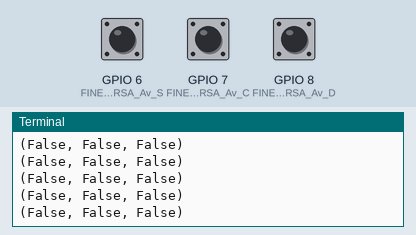
A program run on a simulated Raspberry Pi (BCM pin numbers). On the bench: the last lines printed to the terminal. Inputs (shaded band) come from the test bench; at power-on: GPIO 6 (FINECORSA_Av_S) HIGH, GPIO 7 (FINECORSA_Av_C) HIGH, GPIO 8 (FINECORSA_Av_D) HIGH.

Above: at 1.2 s.
1.3 s: GPIO 6 (FINECORSA_Av_S) pulled LOW for 0.15 s
2.9 s: GPIO 7 (FINECORSA_Av_C) pulled LOW for 0.15 s
4.5 s: GPIO 8 (FINECORSA_Av_D) pulled LOW for 0.15 s
6.1 s: GPIO 6 (FINECORSA_Av_S) driven LOW and GPIO 7 (FINECORSA_Av_C) driven LOW
At 7.0 s:
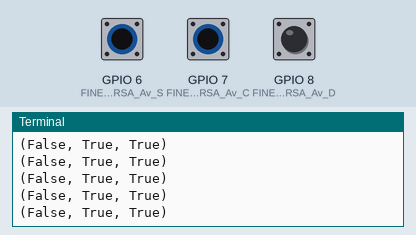
7.6 s: GPIO 8 (FINECORSA_Av_D) pulled LOW for 1 s
At 8.6 s:
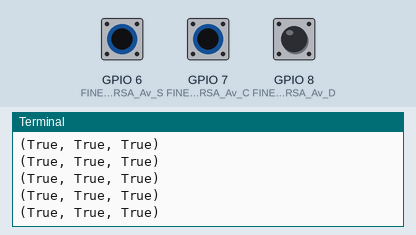
10.1 s: GPIO 7 (FINECORSA_Av_C) driven HIGH and GPIO 8 (FINECORSA_Av_D) driven LOW
At 11.2 s:
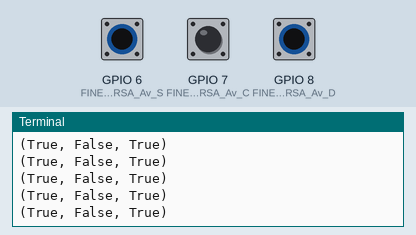

The program:

finecorsa.py
```python
import RPi.GPIO as GPIO
import board
import time

class FINECORSA:

    FINECORSA_Av_C = 7
    FINECORSA_Av_D = 8
    FINECORSA_Av_S = 6

    FINECORSA_Av_C_S = False
    FINECORSA_Av_D_S = False
    FINECORSA_Av_S_S = False

    def __init__(self):
        GPIO.setup(self.FINECORSA_Av_C, GPIO.IN, pull_up_down = GPIO.PUD_UP)
        GPIO.setup(self.FINECORSA_Av_D, GPIO.IN, pull_up_down = GPIO.PUD_UP)
        GPIO.setup(self.FINECORSA_Av_S, GPIO.IN, pull_up_down = GPIO.PUD_UP)

    def read(self):
        self.FINECORSA_Av_D_S = not(GPIO.input(self.FINECORSA_Av_D))
        self.FINECORSA_Av_C_S = not(GPIO.input(self.FINECORSA_Av_C))
        self.FINECORSA_Av_S_S = not(GPIO.input(self.FINECORSA_Av_S))

        return (self.FINECORSA_Av_D_S, self.FINECORSA_Av_C_S, self.FINECORSA_Av_S_S)

if __name__ == '__main__':
    fc = FINECORSA()
    while True:
        print(fc.read())
        time.sleep(0.01)
```

Measured:
- after the input at 6.1 s, the terminal: prints a new line at once (image 1)
- after the input at 7.6 s, the terminal: prints a new line at once (image 2)
- after the input at 10.1 s, the terminal: prints a new line at once (image 3)
